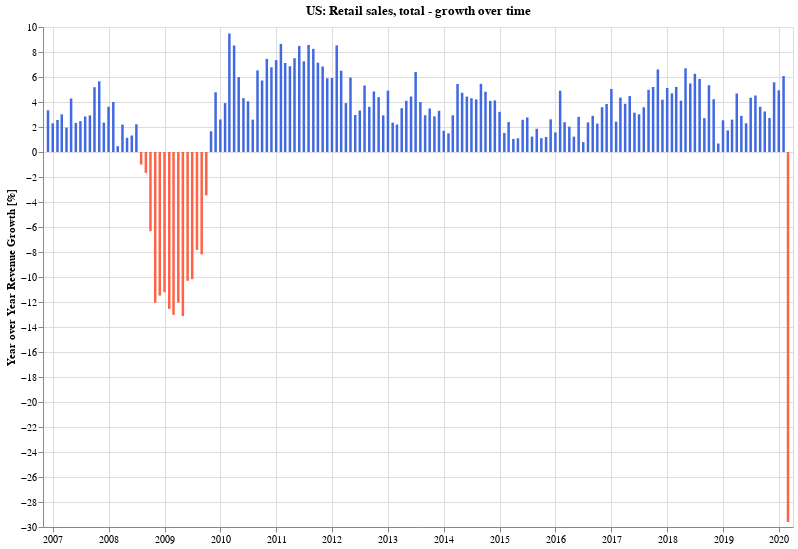

Notebook code for this chart:
### Markdown cell above
### What is the *growth* trend for retail sales revenue?

### Code cell
doYoYChartFor('Retail sales, total', df_combined)

### Figure 1 — Vega-Lite specification as saved in the notebook (floating-point values rounded to 4 significant figures; data arrays with more than 128 entries replaced by an {"elided": "..."} marker saying what was removed)
{"config": {"view": {"continuousWidth": 400, "continuousHeight": 300}}, "data": {"name": "data-90d4e9e3587d4bd001fc205d581dc336"}, "mark": {"type": "bar", "size": 2.5}, "encoding": {"color": {"condition": {"value": "tomato", "test": "datum['Retail sales, total'] < 0"}, "value": "royalblue"}, "tooltip": [{"type": "temporal", "field": "dt"}, {"type": "quantitative", "field": "Retail sales, total", "format": ",.02f", "title": "YoY Change [%]"}], "x": {"type": "temporal", "axis": {"title": ""}, "field": "dt"}, "y": {"type": "quantitative", "axis": {"title": "Year over Year Revenue Growth [%]"}, "field": "Retail sales, total"}}, "height": 500, "title": "US: Retail sales, total - growth over time", "width": 750, "$schema": "https://vega.github.io/schema/vega-lite/v4.0.2.json", "datasets": {"data-90d4e9e3587d4bd001fc205d581dc336": {"elided": "160 records"}}}
